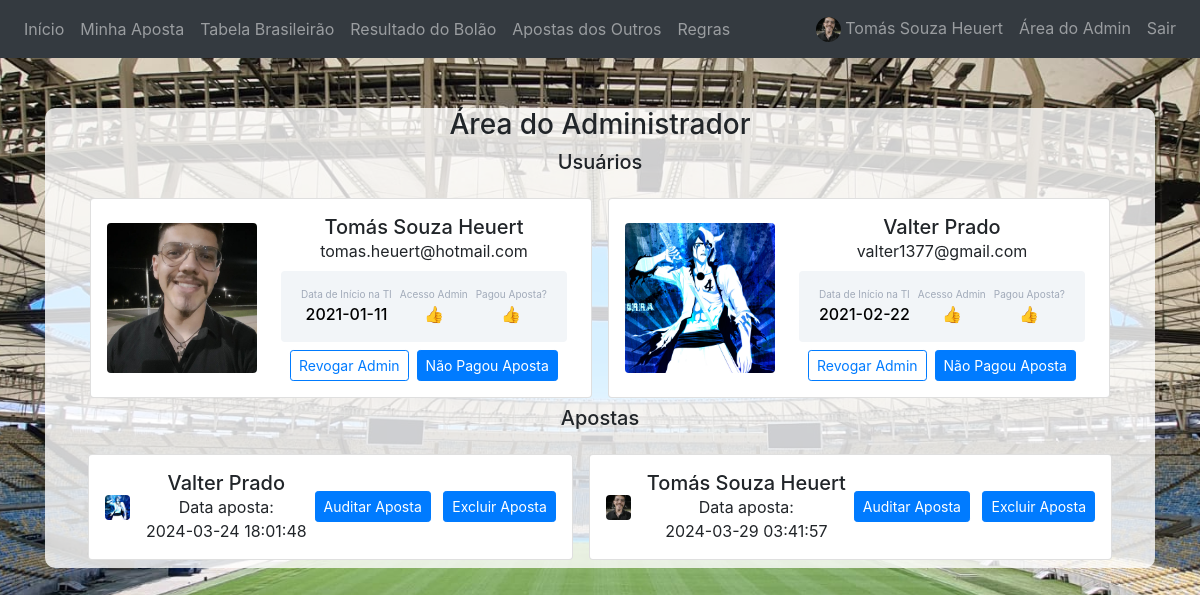
The app's page /admin_area (signed in), older data.
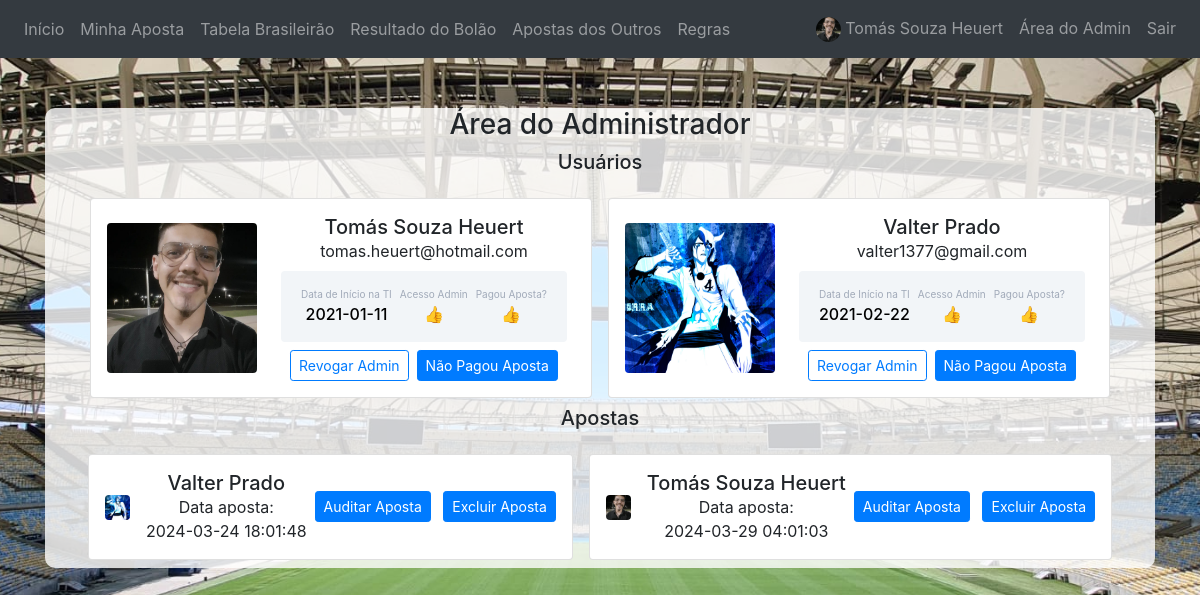
The same page, newer data.
### website/models.py (models this page shows)
class User(db.Model, UserMixin):
    id = db.Column(db.Integer, primary_key=True)
    email = db.Column(db.String(150), unique=True)
    password = db.Column(db.String(150))
    cpf = db.Column(db.String(150))
    nome_completo = db.Column(db.String(150))
    pagou_aposta = db.Column(db.Boolean)
    has_admin = db.Column(db.Boolean)
    data_inicioti = db.Column(db.Date)
    foto_perfil = db.Column(db.String(200))
    notes = db.relationship('Note')

class Aposta(db.Model):
    id = db.Column(db.Integer, primary_key=True)
    user_id = db.Column(db.Integer, db.ForeignKey('user.id'))
    aposta_json = db.Column(db.String(10000))
    data_confirmacao = db.Column(db.DateTime(timezone=True), default=func.now())

### website/views.py (the view)
@views.route('/admin_area', methods=['GET','POST'])
@login_required
def admin_area():
    users = User.query.all()
    apostas = Aposta.query.all()
    for aposta in apostas:
        aposta.user = next(user for user in users if user.id == aposta.user_id)
    return render_template('admin_area.html', user=current_user, users=users, apostas=apostas)

### website/__init__.py (called while the page is built)
def create_app():
    app = Flask(__name__)
    app.config['SECRET_KEY'] = 'hjshjhdjah kjshkjdhjs'
    app.config['SQLALCHEMY_DATABASE_URI'] = f'sqlite:///{DB_NAME}'
    app.config["UPLOAD_FOLDER"] = UPLOAD_FOLDER
    db.init_app(app)
    from .views import views
    from .auth import auth
    app.register_blueprint(views, url_prefix='/')
    app.register_blueprint(auth, url_prefix='/')
    from .models import User, Note
    with app.app_context():
        db.create_all()
    login_manager = LoginManager()
    login_manager.login_view = 'auth.login'
    login_manager.login_message = ''
    login_manager.init_app(app)
    @login_manager.user_loader
    def load_user(id):
        return User.query.get(int(id))
    return app

### website/templates/admin_area.html (shortened to what this page needs)
{% extends "base.html" %}
{% block content %}
<div class="admin_area-container">
    <h3 align="center">Área do Administrador</h3>
    {% if user.has_admin %}
    <h5 align="center">Usuários</h5>
    <div class="container-fluid mt-3 d-flex justify-content-center">
        <div class="row">
            {% for user_row in users %}
            <div class="card p-3 m-2">
                <div class="d-flex align-items-center">
                    <div class="image">
                        <img src="{{user_row.foto_perfil}}" class="rounded" width="150px" height="150px"
                            style="object-fit: cover;">
                    </div>
                    <div class="ml-3">
                        <h5 class="mb-0 mt-0">{{user_row.nome_completo}}</h5>
                        <span>{{user_row.email}}</span>
                        <div class="p-3 m-2 bg-primary d-flex justify-content-between rounded text-white stats row">
                            <div class="d-flex flex-column mx-1">
                                <span class="detail-custom">Data de Início na TI</span>
                                <span class="number-custom">{{user_row.data_inicioti}}</span>
                            </div>
                            <div class="d-flex flex-column mx-1">
                                <span class="detail-custom">Acesso Admin</span>
                                <span class="number-custom">{% if user_row.has_admin %}👍{% else %}❌{% endif %}</span>
                            </div>
                            <div class="d-flex flex-column mx-1">
                                <span class="detail-custom">Pagou Aposta?</span>
                                <span class="number-custom">{% if user_row.pagou_aposta %}👍{% else %}❌{% endif %}</span>
                            </div>
                        </div>
                        <div class="button mt-2 d-flex flex-row justify-content-center align-items-center row">
                            <button class="btn btn-sm btn-outline-primary mx-1"
                                onclick="handleAdminAction('admin','{{user_row.id}}')">
                                {% if user_row.has_admin %}Revogar{% else %}Conceder{% endif %} Admin
                            </button>
                            <button class="btn btn-sm btn-primary mx-1"
                                onclick="handleAdminAction('pagamento','{{user_row.id}}')">
                                {% if user_row.pagou_aposta %}Não Pagou{% else %}Pagou{% endif %} Aposta
                            </button>
                        </div>
                    </div>
                </div>
            </div>
            {% endfor %}
        </div>
    </div>
    <h5 align="center">Apostas</h5>
    <div class="container mt-3 d-flex justify-content-center">
        {% if apostas %}
        <div class="row">
            {% for aposta in apostas %}
            <div class="card p-3 m-2">
                <div class="d-flex align-items-center justify-content-between">
                    <div class="image">
                        <img src="{{aposta.user.foto_perfil}}" class="rounded" width="25px" height="25px"
                            style="object-fit: cover;">
                    </div>
                    <div class="ml-3">
                        <h5 class="mb-0 mt-0">{{aposta.user.nome_completo}}</h5>
                        <span>Data aposta:</span><br/>
                        <span>{{aposta.data_confirmacao}}</span>
                    </div>
                    <div class="align-items-center">
                        <button class="btn btn-sm btn-primary ml-2"
                            onclick="window.location.href = '/auditoria_aposta?id={{aposta.id}}';">
                            Auditar Aposta
                        </button>
                        <button class="btn btn-sm btn-primary ml-2"
                            onclick="handleAdminAction('excluir_aposta','{{aposta.id}}')">
                            Excluir Aposta
                        </button>
                    </div>
                </div>
            </div>
            {% endfor %}
        </div>
        {% else %}
        <h4 align="center">Nada para ver aqui... Ainda... 👀</h4>
        {% endif %}
    </div>
    {% endif %}
</div>
{% endblock %}

### website/templates/base.html (shortened to what this page needs)
<!DOCTYPE html>
<html>
  <head>
    <link
      rel="stylesheet"
      href="https://stackpath.bootstrapcdn.com/bootstrap/4.4.1/css/bootstrap.min.css"
    />
    <link
      rel="stylesheet"
      href="https://stackpath.bootstrapcdn.com/font-awesome/4.7.0/css/font-awesome.min.css"
    />
  </head>
  <body>
    {% if user.is_authenticated %}
    <nav class="navbar navbar-expand-lg navbar-dark bg-dark">
      <div class="collapse navbar-collapse justify-content-between" id="navbar">
        <div class="navbar-nav">
          <a class="nav-item nav-link" id="home" href="/" title="Início">Início</a>
          <a class="nav-item nav-link" id="minha_aposta" href="/minha_aposta" title="Minha Aposta">Minha Aposta</a>
          <a class="nav-item nav-link" id="tabelaBrasileirao" href="/tabela_brasileirao" title="Tabela Brasileirão">Tabela Brasileirão</a>
          <a class="nav-item nav-link" id="tabelaBrasileirao" href="/resultado_bolao" title="Resultado do Bolão">Resultado do Bolão</a>
          <a class="nav-item nav-link" id="tabelaBrasileirao" href="/apostas_outros" title="Apostas dos Outros">Apostas dos Outros</a>
          <a class="nav-item nav-link" id="regras" href="/regras" title="Regras">Regras</a>
        </div>
        {% if user.is_authenticated %}
        <div class="navbar-nav">
          <a class="nav-item nav-link" href="/perfil" title="Perfil de {{user.nome_completo}}">
            <img src="{{user.foto_perfil}}" class="rounded-circle" width="25" height="25" style="object-fit: cover;">
            <span class="nav-item navbar-link">{{user.nome_completo}}</span>
          </a>
          {% if user.has_admin %}
          <a class="nav-item nav-link" id="logout" href="/admin_area" title="Área do Admin">Área do Admin</a>
          {% endif %}
          <a class="nav-item nav-link" id="logout" href="/logout" title="Sair" onclick="return confirm('Deseja mesmo sair?')">Sair</a>
        </div>
        {% endif %}
      </div>
    </nav>
    {% endif %}
    <div class="container">{% block content %} {% endblock %}</div>
  </body>
</html>

### website/templates/admin_area.html (style rules this page uses)
.stats { background: #f2f5f8 !important; color: #000 !important; }
.detail-custom { font-size: 10px; color: #a1aab9; }
.number-custom { font-weight: 500; }
body { background-image: url('/static/imagens/maraca.jpeg'); background-size: cover; background-position: center; background-attachment: fixed; }
.admin_area-container { background-color: rgba(255, 255, 255, 0.8); border-radius: 10px; padding: auto; padding-left: 15px; padding-right: 15px; margin-top: 50px; max-width: auto; margin-left: auto; margin-right: auto; text-align: center; }

Row changes from the older to the newer data that the page shows:
changed Aposta "Tomás Souza Heuert": data_confirmacao "2024-03-29 03:41:57" → "2024-03-29 04:01:03"
